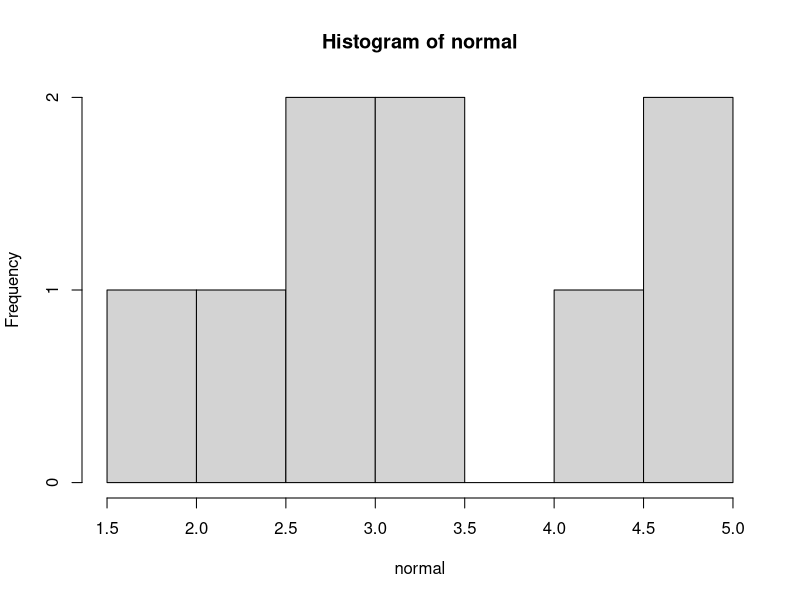

Here is the R script that generated this plot:
#********************************************************#
# www.metodosexatos.com                                  #
# Prof.Ms. André Santos | andre@metodosexatos.com.br     #
# Curso Análise Bayesiana com R                          #
# Distribuições de Probabilidade Contínuas               #
# Data: 28/09/2019                                       #
#********************************************************#

# Distribuição Normal

# Densidade de probabilidade para x = 5 em uma N(mi = 3, sigma = 1)
dnorm(2, 3, 1)

# Probabilidade acumulada p(X<=2)
pnorm(2, 3, 1)

# Probabilidade acumulada p(X>2)
1-pnorm(2, 3, 1)

# Quantil x100q que satisfaz P(X<=x100q) = 0.15
qnorm(0.15, 3, 1)

# Uma amostra aleatória com 9 elementos
a <- 9
mi <- 3
sigma <- 1
normal <- rnorm(a, mi, sigma)
print(normal)

# Representação gráfica da distribuição Normal
hist(normal)

